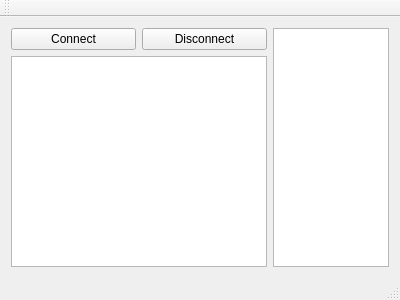
<?xml version="1.0" encoding="UTF-8"?>
<ui version="4.0">
 <class>BluetoothReader</class>
 <widget class="QMainWindow" name="BluetoothReader">
  <property name="geometry">
   <rect>
    <x>0</x>
    <y>0</y>
    <width>400</width>
    <height>300</height>
   </rect>
  </property>
  <property name="windowTitle">
   <string>MainWindow</string>
  </property>
  <widget class="QWidget" name="centralWidget">
   <layout class="QHBoxLayout" name="horizontalLayout_2">
    <item>
     <layout class="QVBoxLayout" name="verticalLayout_2">
      <item>
       <layout class="QHBoxLayout" name="horizontalLayout">
        <item>
         <widget class="QPushButton" name="startButton">
          <property name="text">
           <string>Connect</string>
          </property>
         </widget>
        </item>
        <item>
         <widget class="QPushButton" name="stopButton">
          <property name="text">
           <string>Disconnect</string>
          </property>
         </widget>
        </item>
       </layout>
      </item>
      <item>
       <widget class="QTextEdit" name="textEdit">
        <property name="sizePolicy">
         <sizepolicy hsizetype="MinimumExpanding" vsizetype="Expanding">
          <horstretch>0</horstretch>
          <verstretch>0</verstretch>
         </sizepolicy>
        </property>
       </widget>
      </item>
     </layout>
    </item>
    <item>
     <widget class="QTextEdit" name="textEditData">
      <property name="sizePolicy">
       <sizepolicy hsizetype="Preferred" vsizetype="MinimumExpanding">
        <horstretch>0</horstretch>
        <verstretch>0</verstretch>
       </sizepolicy>
      </property>
     </widget>
    </item>
   </layout>
  </widget>
  <widget class="QMenuBar" name="menuBar">
   <property name="geometry">
    <rect>
     <x>0</x>
     <y>0</y>
     <width>400</width>
     <height>21</height>
    </rect>
   </property>
  </widget>
  <widget class="QToolBar" name="mainToolBar">
   <attribute name="toolBarArea">
    <enum>TopToolBarArea</enum>
   </attribute>
   <attribute name="toolBarBreak">
    <bool>false</bool>
   </attribute>
  </widget>
  <widget class="QStatusBar" name="statusBar"/>
 </widget>
 <layoutdefault spacing="6" margin="11"/>
 <resources/>
 <connections/>
</ui>
